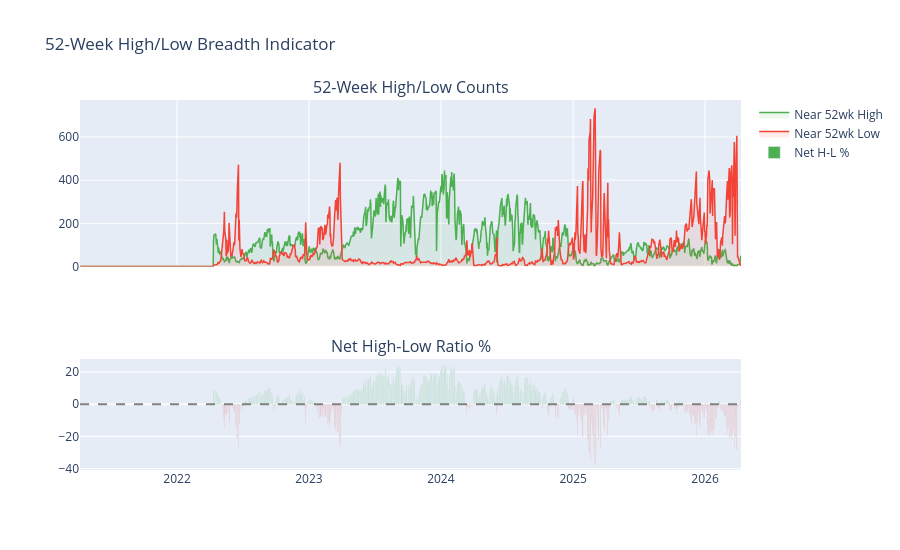

The notebook cell this image was saved under:
### Markdown cell above
## 5. 52-Week High / Low ratio over time

### Code cell
rolling_252_high = close.rolling(252).max()
rolling_252_low  = close.rolling(252).min()

at_52wk_high = (close >= rolling_252_high * 0.98).sum(axis=1)  # within 2% of 52wk high
at_52wk_low  = (close <= rolling_252_low  * 1.02).sum(axis=1)  # within 2% of 52wk low
nhl_ratio    = (at_52wk_high - at_52wk_low) / close.count(axis=1) * 100

fig = make_subplots(rows=2, cols=1, shared_xaxes=True,
                    row_heights=[0.6, 0.4],
                    subplot_titles=['52-Week High/Low Counts', 'Net High-Low Ratio %'])

fig.add_trace(go.Scatter(x=at_52wk_high.index, y=at_52wk_high,
                         name='Near 52wk High', line=dict(color='#4CAF50', width=1.5),
                         fill='tozeroy', fillcolor='rgba(76,175,80,0.1)'), row=1, col=1)
fig.add_trace(go.Scatter(x=at_52wk_low.index, y=at_52wk_low,
                         name='Near 52wk Low', line=dict(color='#F44336', width=1.5),
                         fill='tozeroy', fillcolor='rgba(244,67,54,0.1)'), row=1, col=1)

nhl_color = ['#4CAF50' if v >= 0 else '#F44336' for v in nhl_ratio]
fig.add_trace(go.Bar(x=nhl_ratio.index, y=nhl_ratio,
                     marker_color=nhl_color, name='Net H-L %', showlegend=True), row=2, col=1)
fig.add_hline(y=0, line_dash='dash', line_color='grey', row=2, col=1)

fig.update_layout(title='52-Week High/Low Breadth Indicator', height=550)
fig.show()

print(f"Today — Near 52wk High: {at_52wk_high.iloc[-1]:.0f} | Near 52wk Low: {at_52wk_low.iloc[-1]:.0f} | Net ratio: {nhl_ratio.iloc[-1]:.1f}%")

### Figure 1 — Plotly figure (JSON) as saved in the notebook; plotly's stock layout.template omitted (floating-point values rounded to 4 significant figures; data arrays with more than 128 entries replaced by an {"elided": "..."} marker saying what was removed)
{"data": [{"fill": "tozeroy", "fillcolor": "rgba(76,175,80,0.1)", "line": {"color": "#4CAF50", "width": 1.5}, "name": "Near 52wk High", "type": "scatter", "x": {"elided": "1238 str values"}, "xaxis": "x", "y": {"elided": "1238 int values"}, "yaxis": "y"}, {"fill": "tozeroy", "fillcolor": "rgba(244,67,54,0.1)", "line": {"color": "#F44336", "width": 1.5}, "name": "Near 52wk Low", "type": "scatter", "x": {"elided": "1238 str values"}, "xaxis": "x", "y": {"elided": "1238 int values"}, "yaxis": "y"}, {"marker": {"color": {"elided": "1238 str values"}}, "name": "Net H-L %", "showlegend": true, "type": "bar", "x": {"elided": "1238 str values"}, "xaxis": "x2", "y": {"elided": "1238 float values"}, "yaxis": "y2"}], "layout": {"annotations": [{"font": {"size": 16}, "showarrow": false, "text": "52-Week High/Low Counts", "x": 0.5, "xanchor": "center", "xref": "paper", "y": 1, "yanchor": "bottom", "yref": "paper"}, {"font": {"size": 16}, "showarrow": false, "text": "Net High-Low Ratio %", "x": 0.5, "xanchor": "center", "xref": "paper", "y": 0.3, "yanchor": "bottom", "yref": "paper"}], "height": 550, "shapes": [{"line": {"color": "grey", "dash": "dash"}, "type": "line", "x0": 0, "x1": 1, "xref": "x2 domain", "y0": 0, "y1": 0, "yref": "y2"}], "title": {"text": "52-Week High/Low Breadth Indicator"}, "xaxis": {"anchor": "y", "domain": [0, 1], "matches": "x2", "showticklabels": false}, "xaxis2": {"anchor": "y2", "domain": [0, 1]}, "yaxis": {"anchor": "x", "domain": [0.55, 1]}, "yaxis2": {"anchor": "x2", "domain": [0, 0.3]}}}
